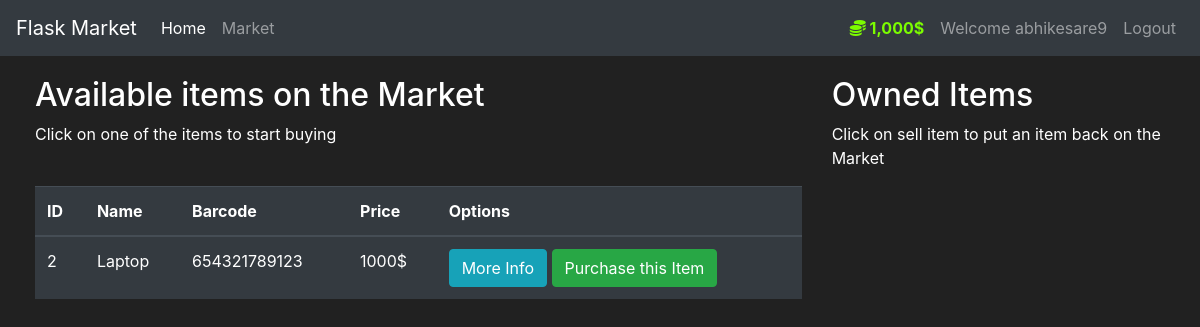
/market (signed in), run on an earlier commit of the app's database.
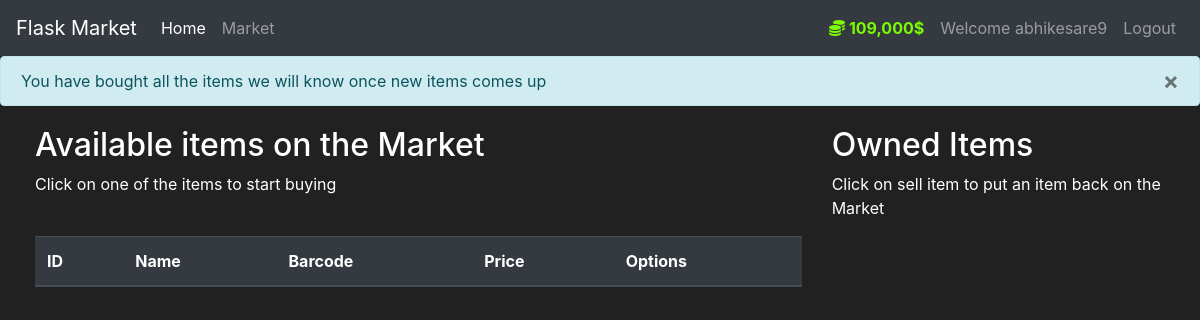
And on a later commit of the database.
### market/models.py (models this page shows, shortened)
class User(db.Model, UserMixin):
    id = db.Column(db.Integer(), primary_key=True)
    username = db.Column(db.String(length=30), nullable=False, unique=True)
    email_address = db.Column(db.String(length=50), nullable=False, unique=True)
    password_hash = db.Column(db.String(length=60), nullable=False)
    budget = db.Column(db.Integer(), nullable=False, default=100000)
    items = db.relationship('Item', backref='owned_user', lazy=True)
    @property
    def prettier_budget(self):
        if len(str(self.budget)) >= 4:
            return f'{str(self.budget)[:-3]},{str(self.budget)[-3:]}$'
        else:
            return f"{self.budget}$"
    @property
    def password(self):
        return self.password

class Item(db.Model):
    id = db.Column(db.Integer(), primary_key=True)
    name = db.Column(db.String(length=30), nullable=False, unique=True)
    price = db.Column(db.Integer(), nullable=False)
    barcode = db.Column(db.String(length=12), nullable=False, unique=True)
    description = db.Column(db.String(length=1024), nullable=False, unique=True)
    owner = db.Column(db.Integer(), db.ForeignKey('user.id'))

### market/routes.py (the view, shortened to what this page needs)
@app.route('/market',methods=['GET','POST'])
def market_page():
    selling_form = SellItemForm()
    purchase_form = PurchaseItemForm()
    if request.method == "GET":
        owned_items =  Item.query.filter_by(owner=current_user.id)
        items = Item.query.filter_by(owner=None)
        if items.first() == None:
            flash("You have bought all the items we will know once new items comes up",category='info')
        return render_template('market.html', items=items, purchase_form=purchase_form,owned_items=owned_items,selling_form=selling_form)

### market/models.py (called while the page is built)
@login_manager.user_loader
def load_user(user_id):
    return User.query.get(int(user_id))

### market/templates/market.html (shortened to what this page needs)
{% extends 'base.html' %}
{% block content %}
<div class="row" style="margin-top:20px; margin-left:20px">
   <div class="col-8">
       <h2>Available items on the Market</h2>
       <p>Click on one of the items to start buying</p>
       <br>
      <table class="table table-hover table-dark">
         <thead>
            <tr>
               <th scope="col">ID</th>
               <th scope="col">Name</th>
               <th scope="col">Barcode</th>
               <th scope="col">Price</th>
               <th scope="col">Options</th>
            </tr>
         </thead>
         <tbody>
            {% for item in items %}
            <tr>
               <td>{{ item.id }}</td>
               <td>{{ item.name }}</td>
               <td>{{ item.barcode }}</td>
               <td>{{ item.price }}$</td>
               <td>
                  <button class="btn btn-outline btn-info" data-toggle="modal" data-target="#Modal-MoreInfo-{{ item.id }}">More Info</button>
                  <button class="btn btn-outline btn-success" data-toggle="modal" data-target="#Modal-PurchaseConfirm-{{ item.id }}">Purchase this Item</button>
               </td>
            </tr>
            {% endfor %}
         </tbody>
      </table>
   </div>
   <div class="col-4">
        <h2>Owned Items</h2>
        <p>Click on sell item to put an item back on the Market</p>
        <br>
   </div>
</div>
{% endblock %}

### market/templates/base.html (shortened to what this page needs)
<!doctype html>
<html lang="en">
   <head>
      <link rel="stylesheet" href="https://cdn.jsdelivr.net/npm/bootstrap@4.5.3/dist/css/bootstrap.min.css">
   </head>
   <body>
    <nav class="navbar navbar-expand-md navbar-dark bg-dark">
      <a class="navbar-brand" href="#">Flask Market</a>
      <div class="collapse navbar-collapse" id="navbarNav">
        <ul class="navbar-nav mr-auto">
            <li class="nav-item active">
                <a class="nav-link" href="{{ url_for('home_page') }}">Home <span class="sr-only">(current)</span></a>
            </li>
            <li class="nav-item">
                <a class="nav-link" href="{{ url_for('market_page') }}">Market</a>
            </li>
        </ul>
        {% if current_user.is_authenticated %}
        <ul class="navbar-nav">
          <li class="nav-item">
            <a class="nav-link" style="color: lawngreen; font-weight: bold">
                <i class="fas fa-coins"></i>
                {{ current_user.prettier_budget }}
            </a>
        </li>
          <li class="nav-item">
            <a class="nav-link" href="#">Welcome {{ current_user.username }}</a>
        </li>
          <li class="nav-item">
              <a class="nav-link" href="{{url_for('logout') }}">Logout</a>
          </li>
      </ul>
        {% endif %}
      </div>
    </nav>
      {% with messages = get_flashed_messages(with_categories=true) %}
        {% if messages %}
           {% for category, message in messages %}
              <div class="alert alert-{{ category }}">
                  <button type="button" class="m1-2 mb-1 close" data-dismiss="alert" aria-label="Close">
                      <span aria-hidden="true">&times;</span>
                  </button>
                  {{ message }}
              </div>
           {% endfor %}
        {% endif %}
      {% endwith %}
      {% block content %}
      {% endblock %}
   </body>
</html>

### market/templates/base.html (style rules this page uses)
body { background-color: #212121; color: white }

What changed in the data, as far as the page shows it:
no longer on this page (row edited): Item: id "2", name "Laptop", barcode "654321789123", price "1000"
changed User "abhikesare9": prettier_budget "1,000$" → "109,000$"
Also different on the page:
new list line: "× You have bought all the items we will know once new items comes up"
